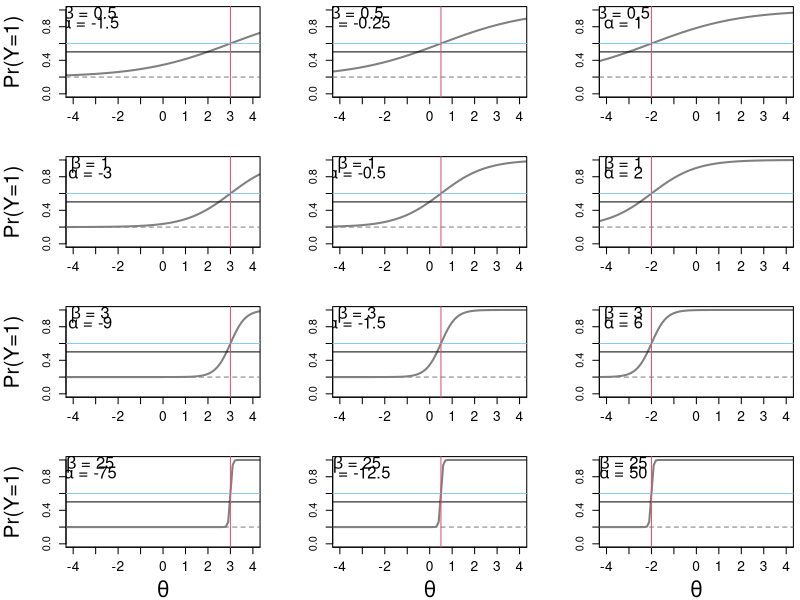

Write the R code that produced this figure.
## RSTAN_Demo_Measurement_logit_transformation_guessing_latent_variable.R
##########################################################################
## INSTRUCTOR: Christopher Fariss
## COURSE NAME: Programming and Simulation Methods for Computational Social Science (1T, 2W)
## University of Essex Summer School 2025
##
## Date: 2025-07-14
##
## Please e-mail me if you find any errors or have and suggestions
## e-mail: cjf0006@gmail.com
## e-mail: cjfariss@umich.edu
##
##########################################################################
##
## Introduction to tutorial:
##
## Think about a latent variable model without actually running one.
##
## This program is a visual look at the relationship between values along a fixed sequence that represents the distribution of the latent variable and its relationship to binary variables that are equally likely (50%-50% change).
##
## In the IRT framework, there is a latent trait theta_i.
##
## Where the subscript i = 1,... ,N indicates multiple units.
##
## y_ik is the observed value for item k for unit i.
##
## For each item alpha_k and beta_k are also estimated.
##
## alpha_k continues to act as "difficulty" parameters, or threshold that benchmarks how likely an indicator is to be observed relative to the values of the latent trait.
##
## In this formulation, this is analogous to an intercept in a traditional logistic regression model.
##
## beta_k, often referred to as the "discrimination" parameters and is the analogue of a slope coefficient.
##
## We also add the guessing parameter here. 
##
##########################################################################

## make theta a deterministic sequence (we will use each value below to calculate a range of probabilities as a function of these values and the item-discrimination and item-difficulty parameters)
theta <- seq(-5,5,.1)
n <- length(theta)

## set strength of relationship (i.e., the item discrimination)
##
## try setting this value to an positive real number
##
## as beta increases the logit curve will converge towards a set function
##
## the step function will reside over the inflection point of the logit curve
##
## the inflection point is always -(alpha/beta) if alpha + beta (typical for Bernoulli logit) 
##
## because of this identity, we have to expand the intercepts below by a factor of beta
##
## the expansion below is necessary to fix the curve over the range of the standard normal density set for x above
##
#beta <- .1
#beta <- .5
#beta <- 1
#beta <- 2
#beta <- 3
#beta <- 4
#beta <- 5
#beta <- 10
#beta <- 100
#beta <- 1000
#beta <- 10000
##
## as beta approach infinity, the value along x becomes perfectly predictive of the y variables
##
#beta <- 100000


## set beta here (pick three values for beta, the item discrimination parameter)
beta <- c(.5,1,3,25)

guessing_parameter <- 1/5 ## assumes a multiple choice question with one correct answer and 5 possible choices 

par(mfrow=c(4,3), mar=c(4,5,.5,.5))
for(j in 1:length(beta)){
  ## set intercepts * an expansion factor, which is the item discrimination from above
  ## values correspond exactly to the position along the standard normal x variable
  ## specifically, these are the position along x at which point at which Pr(y=1)=.5
  alpha <- beta[j]*c(-3,-.5,2) ## the difficulty-position is scaled by beta into the difficulty parameter 
  
  # linear terms of the model
  # transform the linear xb terms using the logit function into a probability
  xb <- p <- y <- matrix(NA, nrow=n, ncol=length(alpha))
  for(i in 1:length(alpha)){
    xb[,i] <- alpha[i] + beta[j] * theta
    #p[,i] <- 1 / (1 + exp(-xb[,i]))
    p[,i] <- guessing_parameter + ((1-guessing_parameter) / (1 + exp(-xb[,i])))
    #p[,i] <- guessing_parameter + (1-guessing_parameter)*(1 / (1 + exp(-xb[,i]))) ## equivalent to the above
    y[,i] <- rbinom(n, size=1, prob=p[,i])
  }
  
  for(i in 1:length(alpha)){
    ## graph theta values along the the x-axis
    ## x values are projected onto the probability of y using the inverse logit function of xb
    plot(theta, p[,i], xlim=c(-4.0,4.0), ylim=c(0,1), xaxt="n", xlab="", type="l", lwd=2, col=grey(.5), ylab="")
    
    abline(h=.2, lty=2, col=grey(.5))
    
    if(j==4)mtext(side=1, expression(theta), cex=1.25, line=3)
    if(i==1)mtext(side=2, expression("Pr(Y=1)"), cex=1.25, line=3)
    A <- alpha[i]
    B <- beta[j]
    text(-3.25,.95, substitute(paste(beta, " = ", B), list(B = B)), cex=1.5)
    text(-3.25,.85, substitute(paste(alpha, " = ", A), list(A = A)), cex=1.5)
    axis(side=1, at=-5:5, cex.axis=1.25)
    abline(h=0.5)
    abline(h=(1-guessing_parameter)/2 + guessing_parameter, col="skyblue")
    abline(v=-(alpha[i])/(beta[j]), col=2)
    #abline(v=-((alpha[i]+log(2.75))/beta[j]), col=2, lwd=.5, lty=2)
    #abline(v=-((alpha[i]-log(2.75))/beta[j]), col=2, lwd=.5, lty=2)
  }
}
